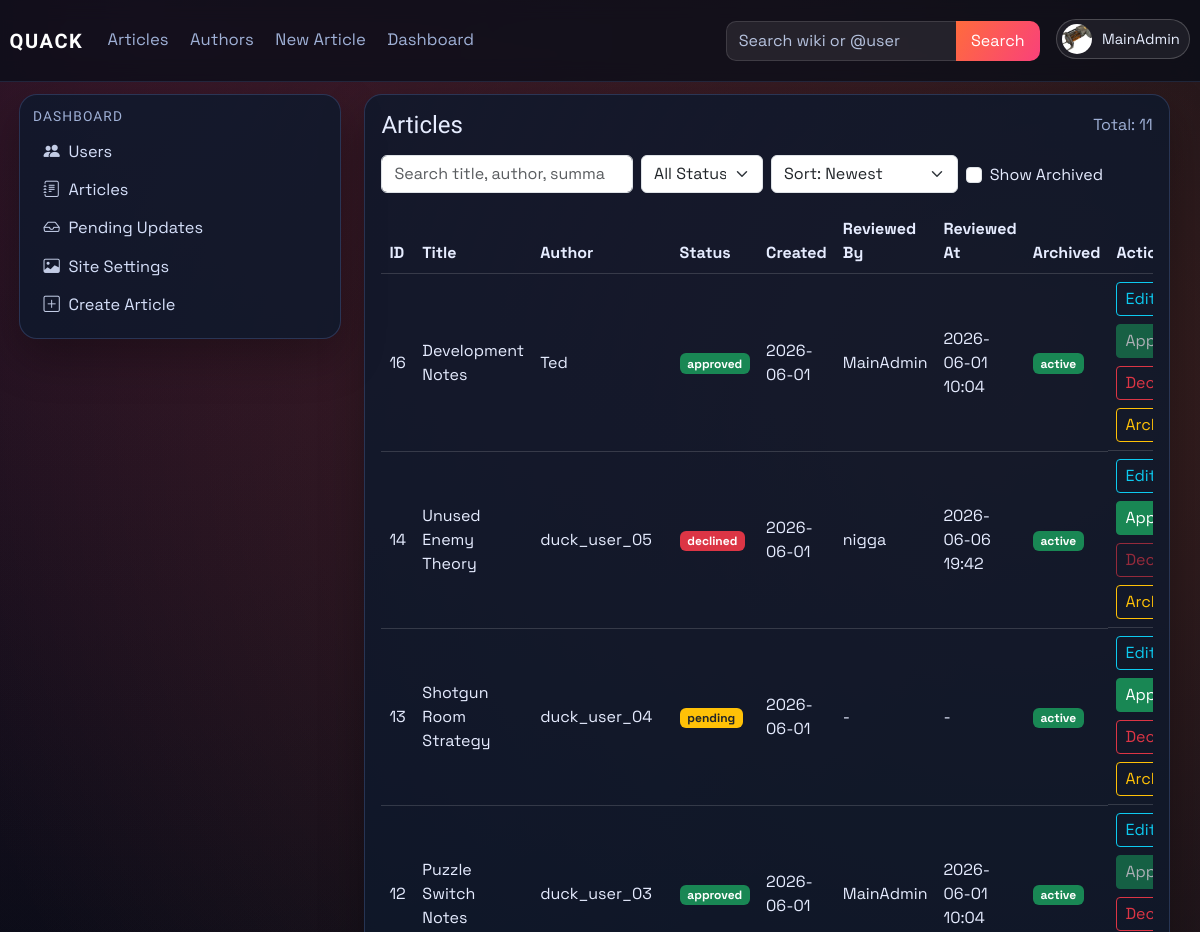
/dashboard/articles (signed in, upper part), run on an earlier commit of the app's database.
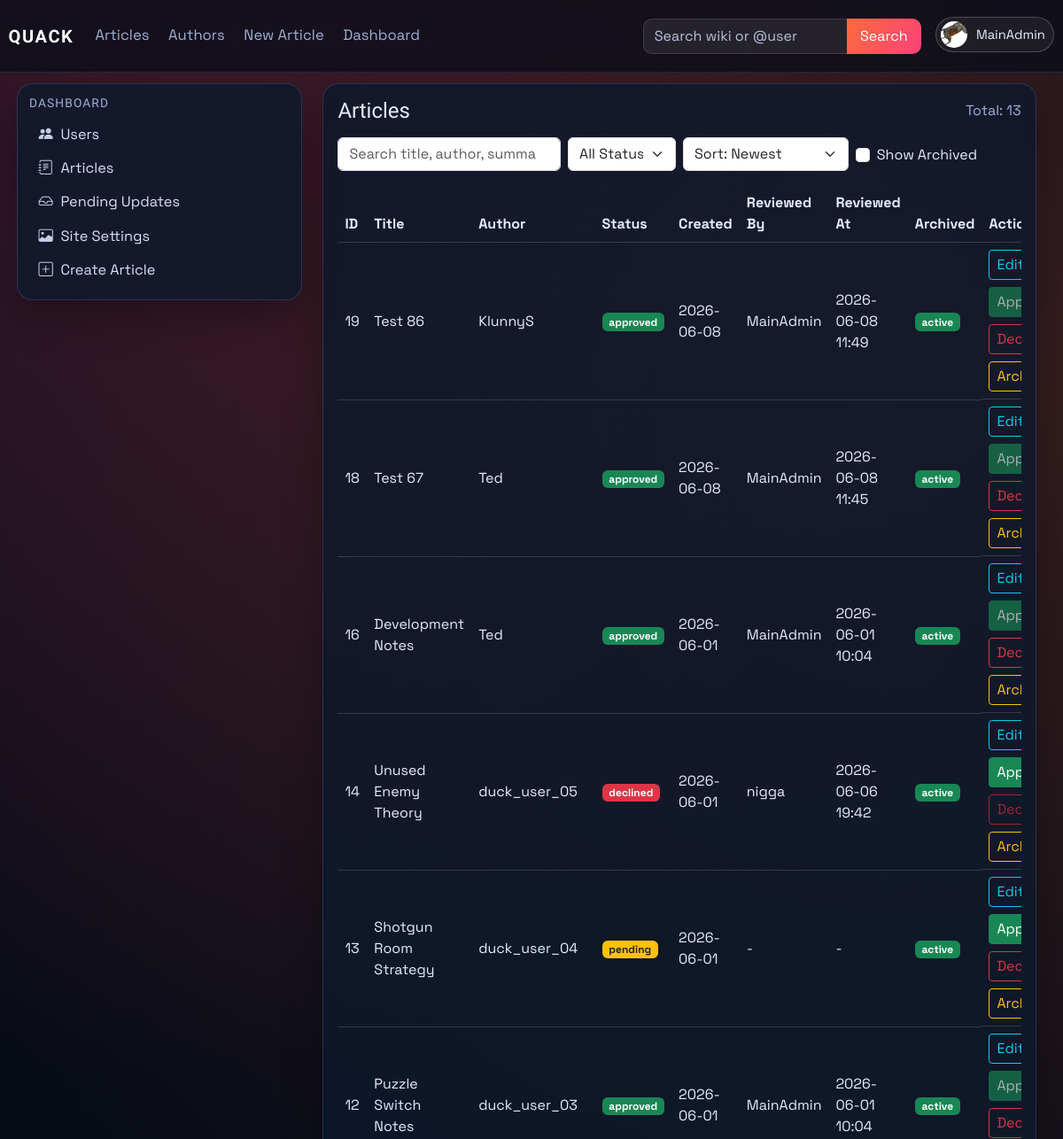
And on a later commit of the database.
### models.py (models this page shows, shortened)
class Article(db.Model):
    id = db.Column(db.Integer, primary_key=True)
    title = db.Column(db.String(120), unique=True, nullable=False)
    author = db.Column(db.String(120), nullable=False)
    created_at = db.Column(db.DateTime, default=datetime.utcnow)
    image_url = db.Column(db.String(120), default='default.png')
    summary = db.Column(db.Text)
    content = db.Column(db.Text, nullable=False)
    infobox_data = db.Column(db.Text, nullable=True)
    tags = db.Column(db.JSON, default=list)
    status = db.Column(db.String(20), default='pending', nullable=False)
    approved_by = db.Column(db.String(120), nullable=True)
    approved_at = db.Column(db.DateTime, nullable=True)
    is_archived = db.Column(db.Boolean, default=False, nullable=False)
    archived_at = db.Column(db.DateTime, nullable=True)

class User(db.Model, UserMixin):
    id = db.Column(db.Integer, primary_key=True)
    username = db.Column(db.String(120), unique=True, nullable=False)
    email = db.Column(db.String(120), unique=True, nullable=False)
    password_hash = db.Column(db.String(128), nullable=False)
    profile_image_url = db.Column(db.String(120), nullable=True)
    public_display_name = db.Column(db.String(80), nullable=True)
    public_bio = db.Column(db.Text, nullable=True)
    created_at = db.Column(db.DateTime, default=datetime.utcnow)
    role = db.Column(db.String(30), default='user')
    is_archived = db.Column(db.Boolean, default=False, nullable=False)
    archived_at = db.Column(db.DateTime, nullable=True)

### main.py (the view)
@app.route('/dashboard/articles')
@role_required(['admin', 'writer'])
def dashboard_articles():
    search = (request.args.get('q') or '').strip()
    status_filter = (request.args.get('status') or 'all').strip().lower()
    show_archived = request.args.get('show_archived') == '1'
    sort = (request.args.get('sort') or 'newest').strip().lower()
    query = Article.query
    if current_user.role == 'writer':
        query = query.filter(Article.author == current_user.username)
    if not show_archived:
        query = query.filter(Article.is_archived.is_(False))
    if status_filter in {'pending', 'approved', 'declined'}:
        query = query.filter(Article.status == status_filter)
    sort_map = {
        'newest': Article.created_at.desc(),
        'oldest': Article.created_at.asc(),
        'title_az': Article.title.asc(),
        'title_za': Article.title.desc(),
        'status_az': Article.status.asc(),
        'status_za': Article.status.desc(),
    }
    articles = query.order_by(sort_map.get(sort, Article.created_at.desc())).all()
    if search:
        articles = [article_obj for article_obj in articles if article_matches_search(article_obj, search)]
    article_links = {article_obj.id: article_public_url(article_obj) for article_obj in articles}
    author_users = active_users_by_username(article_obj.author for article_obj in articles)
    return render_template(
        'dashboard_articles.html',
        articles=articles,
        article_links=article_links,
        author_users=author_users,
        search=search,
        status_filter=status_filter,
        show_archived=show_archived,
        sort=sort,
    )

### main.py (called while the page is built)
def get_site_settings():
    settings = SiteSettings.query.get(1)
    if not settings:
        settings = SiteSettings(id=1)
        db.session.add(settings)
        db.session.commit()
    return settings

@app.context_processor
def inject_site_settings():
    return {'site_settings': get_site_settings()}

@login_manager.user_loader
def load_user(user_id):
    user = User.query.get(int(user_id))
    if user and user.is_archived:
        return None
    return user

def role_required(role_names: list):
    def decorator(func):
        @wraps(func)
        @login_required
        def wrapper(*args, **kwargs):
            if current_user.role not in role_names:
                abort(403)
            return func(*args, **kwargs)
        return wrapper
    return decorator

def article_public_url(article_obj: Article) -> str:
    if article_has_tag(article_obj, static_page_tag('about-us')):
        return url_for('about')
    return url_for('article', article_title=article_obj.title)

def normalize_identity(value: str) -> str:
    ascii_value = unicodedata.normalize('NFKD', value or '').encode('ascii', 'ignore').decode('ascii')
    return re.sub(r'[^a-z0-9]+', '', ascii_value.lower())

### templates/dashboard_articles.html (shortened to what the changed rows need)
{% extends "_base.html" %}
{% block content %}
<div class="container-fluid px-0">
    <section id="articles-section" class="card p-3">
        <div class="d-flex justify-content-between align-items-center mb-3">
            <h4 class="mb-0">Articles</h4>
            <span class="text-muted">Total: {{ articles|length }}</span>
        </div>
        <div class="table-responsive">
            <table class="table table-hover align-middle">
                <thead>
                    <tr>
                        <th>ID</th>
                        <th>Title</th>
                        <th>Author</th>
                        <th>Status</th>
                        <th>Created</th>
                        <th>Reviewed By</th>
                        <th>Reviewed At</th>
                        <th>Archived</th>
                        {% if current_user.role in ['admin', 'writer'] %}
                        <th>Actions</th>
                        {% endif %}
                    </tr>
                </thead>
                <tbody>
                    {% for article in articles %}
                    <tr>
                        <td>{{ article.id }}</td>
                        <td>
                            <a href="{{ article_links[article.id] }}">{{ article.title }}</a>
                        </td>
                        <td>
                            {% set author_user = author_users.get(article.author) %}
                            {% if author_user %}
                            <a href="{{ url_for('public_profile', username=author_user.username) }}">{{ author_user.public_display_name or author_user.username }}</a>
                            {% else %}
                            {{ article.author }}
                            {% endif %}
                        </td>
                        <td>
                            {% if article.status == 'approved' %}
                            <span class="badge bg-success">approved</span>
                            {% elif article.status == 'declined' %}
                            <span class="badge bg-danger">declined</span>
                            {% else %}
                            <span class="badge bg-warning text-dark">pending</span>
                            {% endif %}
                        </td>
                        <td>{{ article.created_at.strftime('%Y-%m-%d') if article.created_at else '-' }}</td>
                        <td>{{ article.approved_by or '-' }}</td>
                        <td>{{ article.approved_at.strftime('%Y-%m-%d %H:%M') if article.approved_at else '-' }}</td>
                        <td>
                            {% if article.is_archived %}
                            <span class="badge bg-secondary">archived</span>
                            {% else %}
                            <span class="badge bg-success">active</span>
                            {% endif %}
                        </td>
                        {% if current_user.role == 'admin' %}
                        <td class="d-flex gap-2 flex-wrap">
                            <a href="{{ url_for('edit_article', article_id=article.id) }}" class="btn btn-outline-info btn-sm">Edit</a>
                            <form method="POST" action="{{ url_for('approve', article_id=article.id) }}">
                                <button type="submit" class="btn btn-success btn-sm" {% if article.status == 'approved' or article.is_archived %}disabled{% endif %}>Approve</button>
                            </form>
                            <form method="POST" action="{{ url_for('decline', article_id=article.id) }}">
                                <button type="submit" class="btn btn-outline-danger btn-sm" {% if article.status == 'declined' or article.is_archived %}disabled{% endif %}>Decline</button>
                            </form>
                            <form method="POST" action="{{ url_for('toggle_archive_article', article_id=article.id) }}">
                                <button type="submit" class="btn btn-outline-warning btn-sm">{% if article.is_archived %}Restore{% else %}Archive{% endif %}</button>
                            </form>
                        </td>
                        {% elif current_user.role == 'writer' %}
                        <td>
                            <a href="{{ url_for('edit_article', article_id=article.id) }}" class="btn btn-outline-info btn-sm">Edit</a>
                        </td>
                        {% endif %}
                    </tr>
                    {% endfor %}
                </tbody>
            </table>
        </div>
    </section>
</div>
{% endblock %}

### templates/partials/navbar.html (shortened to what this page needs)
<nav class="navbar navbar-expand-lg main-nav">
    <div class="container-fluid nav-wrap">
        <a class="navbar-brand brand-mark" href="{{ url_for('index') }}">QUACK</a>
        <div class="collapse navbar-collapse" id="navbarNav">
            <ul class="navbar-nav me-auto nav-links">
                <li class="nav-item"><a class="nav-link" href="{{ url_for('articles') }}">Articles</a></li>
                <li class="nav-item"><a class="nav-link" href="{{ url_for('authors') }}">Authors</a></li>
                <li class="nav-item"><a class="nav-link" href="{{ url_for('create_article') }}">New Article</a></li>
                {% if current_user.is_authenticated and current_user.role == "admin" %}
                <li class="nav-item"><a class="nav-link" href="{{ url_for('dashboard_users') }}">Dashboard</a></li>
                {% elif current_user.is_authenticated and current_user.role == "writer" %}
                <li class="nav-item"><a class="nav-link" href="{{ url_for('dashboard_articles') }}">Dashboard</a></li>
                {% endif %}
            </ul>
            <ul class="navbar-nav ms-auto align-items-lg-center nav-tools">
                <li class="nav-item nav-search-wrap">
                    <form class="nav-search" method="GET" action="{{ url_for('site_search') }}">
                        {% set nav_query = request.args.get('q', '') %}
                        {% if request.endpoint == 'authors' and request.args.get('all') == '1' and nav_query %}
                            {% set nav_query = '@' ~ nav_query %}
                        {% elif request.endpoint not in ['articles', 'authors'] %}
                            {% set nav_query = '' %}
                        {% endif %}
                        <input class="form-control" type="search" name="q" value="{{ nav_query }}" placeholder="Search wiki or @user">
                        <button class="btn btn-brand" type="submit">Search</button>
                    </form>
                </li>
                {% if current_user.is_authenticated %}
                <li class="nav-item dropdown ms-lg-3">
                    <a class="profile-trigger" href="#" role="button" data-bs-toggle="dropdown" aria-expanded="false">
                        {% if current_user.profile_image_url %}
                        <img class="profile-avatar profile-avatar-img" src="{{ url_for('static', filename='img/' ~ current_user.profile_image_url) }}" alt="{{ current_user.username }} profile picture">
                        {% else %}
                        <span class="profile-avatar">{{ current_user.username[0]|upper }}</span>
                        {% endif %}
                        <span class="profile-name">{{ current_user.username }}</span>
                    </a>
                </li>
                {% else %}
                <li class="nav-item ms-lg-3">
                    <a class="btn btn-outline-light nav-login-btn" href="{{ url_for('login') }}">Login</a>
                </li>
                {% endif %}
            </ul>
        </div>
    </div>
</nav>

What changed in the data, as far as the page shows it:
added Article: id "19", title "Test 86", status "approved", created_at "2026-06-08", approved_by "MainAdmin", approved_at "2026-06-08 11:49", is_archived "active"
now on this page (row unchanged): User: public_display_name+username "KlunnyS"
added Article: id "18", title "Test 67", {{ author_user.public_display_name or author_user.username }} "Ted", status "approved", created_at "2026-06-08", approved_by "MainAdmin", approved_at "2026-06-08 11:45", is_archived "active"
Also different on the page:
{{ articles|length }}: "11" → "13"
